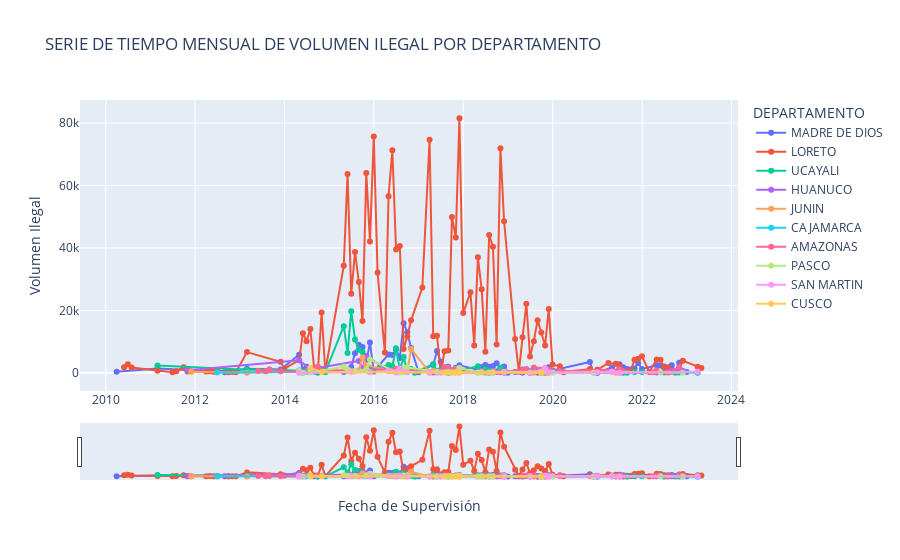

Notebook source saved alongside this figure:
### Code cell
data_fecha_ilegal=data.groupby(["FECHA_SUPERVISION","DEPARTAMENTO"])[["VOLUMEN_ILEGAL"]].sum().sort_values(by="VOLUMEN_ILEGAL", ascending=False)
data_fecha_ilegal["PORCENTAJE"] = data_fecha_ilegal["VOLUMEN_ILEGAL"]/data_fecha_ilegal["VOLUMEN_ILEGAL"].sum()
data_fecha_ilegal["PORCENTAJE_ACUMULADO"] = data_fecha_ilegal["PORCENTAJE"].cumsum()
data_fecha_ilegal = data_fecha_ilegal[data_fecha_ilegal["VOLUMEN_ILEGAL"]>0]
data_fecha_ilegal_sorted = data_fecha_ilegal.sort_values(by="FECHA_SUPERVISION")
data_fecha_ilegal_sorted=data_fecha_ilegal_sorted[data_fecha_ilegal_sorted.index.get_level_values("FECHA_SUPERVISION") > "2010-01-01"]
data_fecha_ilegal_sorted = data_fecha_ilegal_sorted.reset_index()
data_fecha_ilegal_sorted['FECHA_SUPERVISION'] = pd.to_datetime(data_fecha_ilegal_sorted['FECHA_SUPERVISION'])

monthly_data = data_fecha_ilegal_sorted.groupby([pd.Grouper(key='FECHA_SUPERVISION', freq='M'), 'DEPARTAMENTO'])[['VOLUMEN_ILEGAL']].sum().reset_index()

fig = px.line(
    monthly_data,
    x="FECHA_SUPERVISION",
    y="VOLUMEN_ILEGAL",
    color="DEPARTAMENTO",
    markers=True,
    labels={"FECHA_SUPERVISION": "Fecha de Supervisión", "VOLUMEN_ILEGAL": "Volumen Ilegal"},
    title="SERIE DE TIEMPO MENSUAL DE VOLUMEN ILEGAL POR DEPARTAMENTO",
)
fig.update_xaxes(rangeslider_visible=True)
fig.show()
